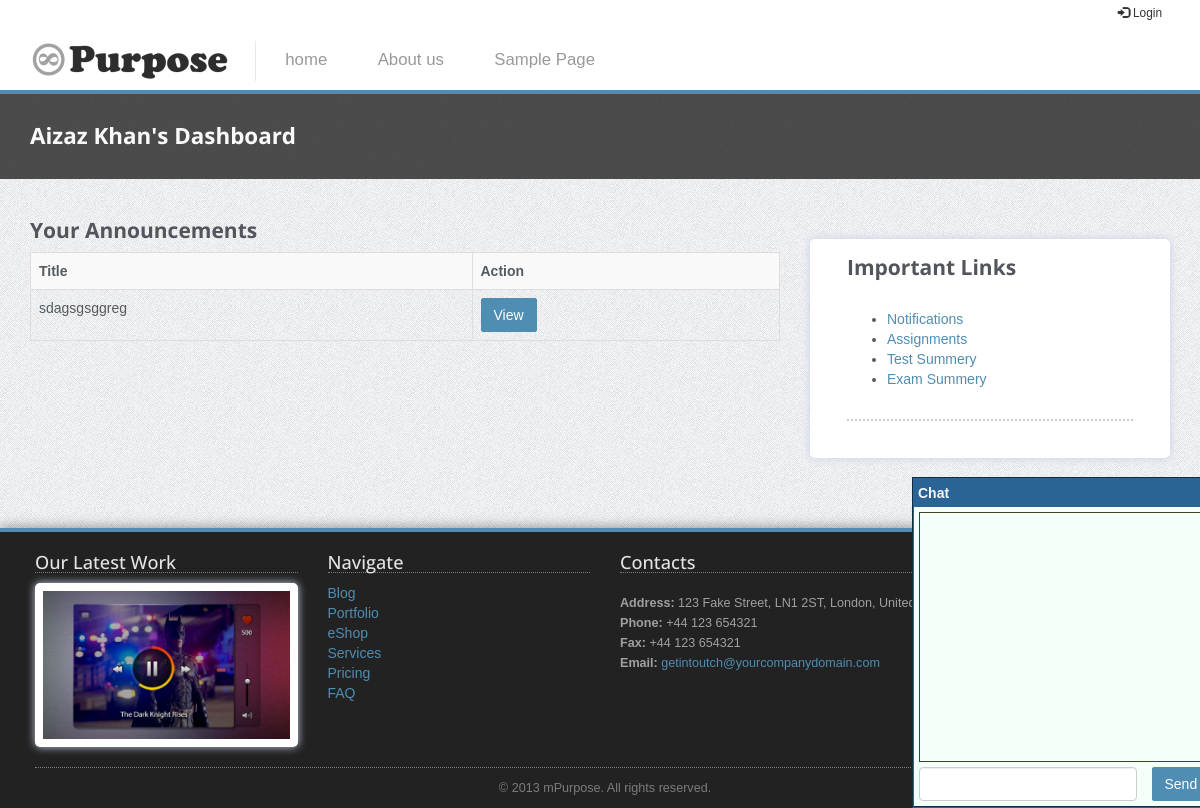
The app's page /notifications.php (signed in) with its own data.
### tables this page shows
CREATE TABLE `menus` (
  `menu_id` int(11) NOT NULL,
  `menu_label` varchar(255) NOT NULL,
  `menu_link` varchar(255) NOT NULL,
  `menu_title` varchar(255) NOT NULL,
  `menu_order` int(11) NOT NULL
);

CREATE TABLE `announcements` (
  `announcement_id` int(11) NOT NULL,
  `announcement_title` varchar(200) NOT NULL,
  `announcement_body` text NOT NULL,
  `announcement_course` int(11) NOT NULL,
  `announcement_date` date NOT NULL
);

### inc/database.php (called while the page is built, shortened)
<?php
class Database {
    public static $options = array();
    protected $con;
    protected $rs;
    public function __construct() {
        if (empty(self::$options)) {
            self::$options = array(
                PDO::ATTR_PERSISTENT => true,
                PDO::ATTR_ERRMODE => PDO::ERRMODE_EXCEPTION,
                PDO::MYSQL_ATTR_INIT_COMMAND => "SET NAMES utf8"
            );
        }
        try {
            $dsn = 'mysql:host=' . DB_HOST . ';dbname=' . DB_NAME;
            $this->con = new PDO($dsn, DB_USER, DB_PASS, self::$options);
        } catch (PDOException $e) {
            throw $e;
        }
    }
    public function query($stmt, $args = NULL) {
        $output = FALSE;
        try {
            $qprm = (!is_null($args) && !is_array($args)) ? array($args) : $args;
            $this->rs = $this->con->prepare($stmt);
            if (is_null($qprm)) {
                $this->rs->execute();
            } else {
                $this->rs->execute($qprm);
            }
            $output = $this;
        } catch (PDOException $e) {
            throw $e;
        }
        return $output;
    }
    public function fetchObject() {
        return $this->rs->fetch(PDO::FETCH_OBJ);
    }
    public function close() {
        $this->con = NULL;
        $this->rs = NULL;
    }
}

### inc/functions.db.php (called while the page is built, shortened)
<?php
function getCourses($department, $semester) {
    $db = new Database();
    $db->query("SELECT * FROM courses WHERE course_department = ? AND course_semester = ?", array($department, $semester));
    $courses = [];
    while ($r = $db->fetchObject()) {
        $courses[] = $r->course_id;
    }
    return $courses;
}
    ?>

### notifications.php (the view, shortened to what this page needs)
<?php
require 'header.php';
$db = new Database();
if (empty($_SESSION["std_id"])) {
    msgBox("error", "You are not logged-in");
} else {
    $db->query("SELECT * FROM admission WHERE user_id = ?", $_SESSION["std_id"]);
    $r = $db->fetchObject();
    $department = $r->department_id;
    $semester = $r->semester_id;
    $courses = implode(",", getCourses($department, $semester));
    ?>
    <div class="section section-breadcrumbs hidden-print">
        <div class="container">
            <div class="row">
                <div class="col-md-12">
                    <h1>
                        <?php echo $_SESSION["std_name"] ?>'s Dashboard
                    </h1>
                </div>
            </div>
        </div>
    </div>
    <div class="section">
        <div class="container">
            <div class="row">
                <div class="col-sm-8">
                    <?php
                    if (isset($_GET["id"])) {
                        $id = intval($_GET["id"]);
                        $db->query("SELECT * FROM announcements WHERE announcement_id = ?", $id);
                        $r = $db->fetchObject();
                        ?>
                        <h3><?php echo $r->announcement_title ?></h3>
                        <p><?php echo $r->announcement_body ?></p>
                        <?php
                    } else {
                        ?>
                        <h3>Your Announcements</h3>
                        <table class="table table-striped table-bordered table-hover">
                            <tr>
                                <th>Title</th>
                                <th>Action</th>
                            </tr>
                            <?php
                            $db->query("SELECT * FROM announcements WHERE announcement_course IN(?) ORDER BY announcement_id DESC", $courses);
                            while ($r = $db->fetchObject()) {
                               echo "
                                    <tr>
                                        <td>$r->announcement_title</td>
                                        <td><a href='notifications.php?id=$r->announcement_id' class='btn btn-primary'>View</a></td>
                                    </tr>
                                ";
                            }
                            ?>
                        </table>
                        <?php
                    }
                    ?>
                </div>
                <?php require 'sidebar-user.php'; ?>
            </div>
        </div>
    </div>
    <?php
}
require 'footer.php';

### header.php (shortened to what this page needs)
<!DOCTYPE html>
 <html class="no-js">
    <head>
        <link rel="stylesheet" href="content/theme/css/bootstrap.min.css">
        <link rel="stylesheet" href="content/theme/css/icomoon-social.css">
        <link rel="stylesheet" href="content/assets/chatbox.css">
        <link rel="stylesheet" href="content/theme/css/leaflet.css" />
        <link rel="stylesheet" href="content/theme/css/main.css">
    </head>
    <body>
        <div class="mainmenu-wrapper">
            <div class="container hidden-print">
                <div class="menuextras">
                    <div class="extras">
                        <ul>
                            <li><a href="login.php"><i class="glyphicon glyphicon-log-in"></i> Login</a></li>
                        </ul>
                    </div>
                </div>
                <nav id="mainmenu" class="mainmenu">
                    <ul>
                        <li class="logo-wrapper"><a href="index.html"><img src="content/theme/img/mPurpose-logo.png" alt="Multipurpose Twitter Bootstrap Template"></a></li>
                        <?php
                        $db = new Database();
                        $db->query("SELECT * FROM menus ORDER BY menu_order ASC");
                        while($r = $db->fetchObject()){
                            echo "<li><a href='$r->menu_link' title='$r->menu_title'>$r->menu_label</a>
                        </li>";
                        }
                        ?>
                    </ul>
                </nav>
            </div>
        </div>

### content/theme/css/main.css (style rules this page uses)
body { background: url(../img/page-background.png); }
.section { padding: 30px 0; -webkit-transform: translateZ(0); -moz-transform: translateZ(0); -o-transform: translateZ(0); -ms-transform: translateZ(0); transform: translateZ(0); }
.section .container:first-child h1, .section .container:first-child h2, .section .container:first-child h3 { margin-top: 0; font-weight: 700; }
body { font-family: Arial, Helvetica, sans-serif; font-size: 14px; line-height: 20px; color: #535b60; }
h1 { color: #53555c; font-family: 'Open Sans', sans-serif; font-weight: 800; }
h3 { font-family: 'Open Sans', sans-serif; color: #53555c; font-size: 1.5em; }
a { color: #4f8db3; }
.section-breadcrumbs { background: #222; background: rgba(34, 34, 34, 0.8); margin-bottom: 10px; }
.section-breadcrumbs h1 { color: #FAFAFA; font-size: 1.6em; margin-bottom: 0; text-transform: none; }
.mainmenu li.logo-wrapper a { border-right: 1px solid #E8E8E8; padding-left: 0; padding-top: 0; padding-bottom: 0; }
.mainmenu-wrapper { background-color: #FFF; border-bottom: 4px solid #4f8db3; z-index: 4; }
.mainmenu { width: 100%; }
.mainmenu ul { margin: 0; padding: 0; list-style-type: none; }
.mainmenu > ul, .mainmenu .mainmenu-submenu-inner { margin: 0 auto; }
.mainmenu > ul > li, .mainmenu .mainmenu-submenu-inner > li { display: inline-block; *display: inline; }
.mainmenu > ul > li > a, .mainmenu .mainmenu-submenu-inner > li > a { font-size: 1.2em; padding: 1.2em 1.5em; color: #999; display: inline-block; text-decoration: none; }
.menuextras { font-size: 0.85em; height: 30px; }
.menuextras ul { margin: 0; padding: 0; list-style-type: none; float: right; padding: 3px 0; }
.menuextras li { float: left; padding: 0 8px; }
.menuextras .extras li { padding: 0 8px; }
.menuextras .extras li a { color: #333; }
.btn { border: 1px solid #4f8db3; -webkit-border-radius: 2px; -webkit-background-clip: padding-box; -moz-border-radius: 2px; -moz-background-clip: padding; border-radius: 2px; background-clip: padding-box; color: #FFFFFF; cursor: pointer; display: inline-block; text-transform: none; -webkit-transition: all .25s ease; -moz-transition: all .25s ease; -o-transition: all .25s ease; -ms-transition: all .25s ease; transition: all .25s ease; text-align: center; background: none repeat scroll 0 0 #4f8db3; text-shadow: none; box-shadow: none; color: #FFF; white-space: nowrap; }

### records on screen
menus: menu_label "home"
menus: menu_label "About us"
menus: menu_label "Sample Page"
announcements: announcement_title "sdagsgsggreg"

### other values on screen
$_SESSION["std_name"] "Aizaz Khan"
